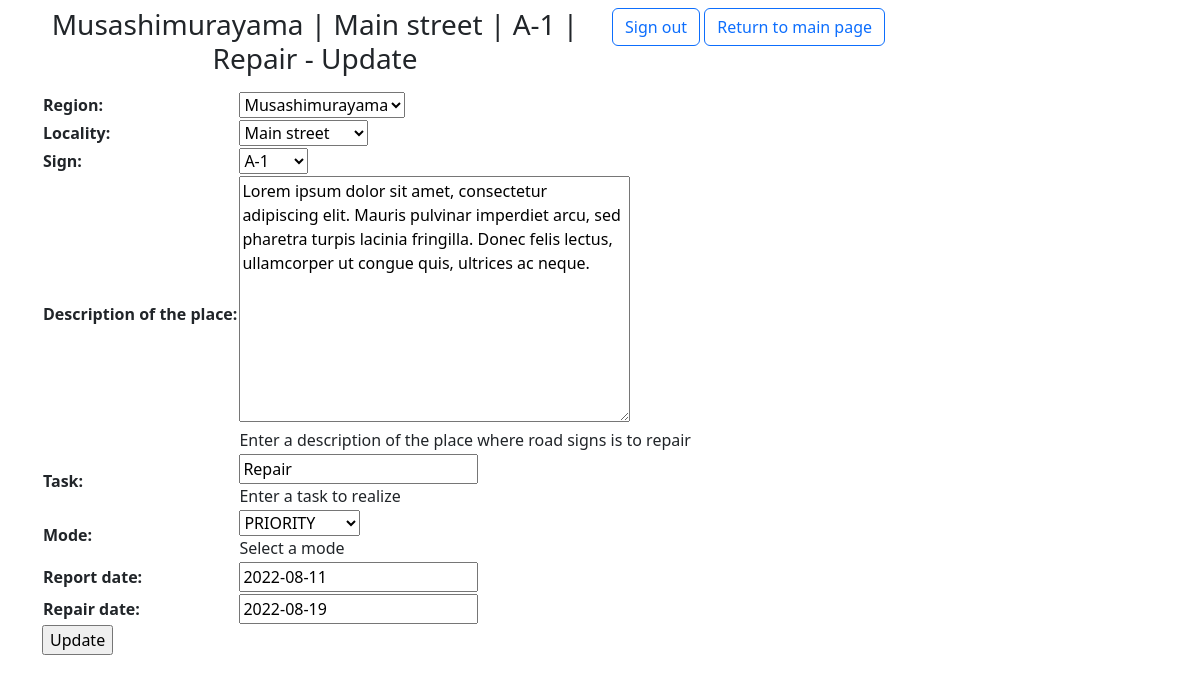
The app's page /road-signs-repair/task/1/update (signed in) with its own data.
### road_signs_repair/models.py (models this page shows, shortened)
class RoadSignsForRepair(models.Model):
    region = models.ForeignKey(to=Region,
                               on_delete=models.SET_NULL,
                               null=True)
    locality = models.ForeignKey(to=Locality,
                                 on_delete=models.SET_NULL,
                                 null=True)
    sign = models.ForeignKey(to=RoadSign,
                             on_delete=models.SET_NULL,
                             null=True)
    description_of_the_place = models.TextField(max_length=500,
                                                help_text="Enter a description of the place where road signs is to repair")
    task = models.CharField(max_length=255,
                            help_text="Enter a task to realize")
    report_date = models.DateField()
    repair_date = models.DateField()
    MODE_CATEGORIES = [
        (
            'standard', (
                ('S', 'STANDARD'),
            )
        ),
        (
            'priority', (
                ('P', 'PRIORITY'),
            )
        )
    ]
    mode = models.CharField(max_length=8,
                            null=True,
                            choices=MODE_CATEGORIES,
                            default='standard',
                            help_text='Select a mode')
    def __str__(self):
        return f"{self.region} | {self.locality} | {self.sign} | {self.task}"
    def print_title(self):
        return self.__str__()
    class Meta:
        permissions = (
            ('can_update_task', 'Update task'),
            ('can_mark_done_task', 'Set the task as completed'),
        )
        ordering = ['mode', 'report_date', 'repair_date']
        verbose_name_plural = 'road signs for repair'
        db_table = 'road_signs_for_repair'

class Region(models.Model):
    name = models.CharField(max_length=100,
                            help_text="Enter the name of the region where there may be road signs",
                            verbose_name='Region name')
    slug = models.SlugField(null=True,
                            unique=True)
    def __str__(self):
        return self.name
    class Meta:
        permissions = ()
        ordering = ['name']
        verbose_name_plural = 'Regions'
        db_table = 'region'

class Locality(models.Model):
    name = models.CharField(max_length=100,
                            help_text="Enter the name of locality where there may be road sign",
                            verbose_name='Locality name')
    region = models.ForeignKey(to=Region,
                               on_delete=models.SET_NULL,
                               null=True)
    slug = models.SlugField(null=True,
                            unique=True)
    def __str__(self):
        return self.name
    class Meta:
        permissions = ()
        ordering = ['name']
        verbose_name_plural = 'localities'
        db_table = 'locality'

class RoadSign(models.Model):
    series = models.CharField(max_length=30,
                              help_text="Enter a series of the road sign")
    name = models.CharField(max_length=50,
                            help_text="Enter a name of road sign")
    description = models.TextField(max_length=500,
                                   help_text="Enter a description of the road signs")
    slug = models.SlugField(null=True,
                            unique=True)
    def __str__(self):
        return f"{self.series}"
    class Meta:
        permissions = ()
        ordering = ['series']
        verbose_name_plural = 'Road signs'
        db_table = 'road_sign'

### road_signs_repair/views.py (the view)
# urls.py: path('<int:pk>/update', views.RoadSignsForRepairUpdate.as_view(), name='road_signs_for_repair_update'),
class RoadSignsForRepairUpdate(LoginRequiredMixin, PermissionRequiredMixin, UpdateView):
    model = RoadSignsForRepair
    fields = [
        'region',
        'locality',
        'sign',
        'description_of_the_place',
        'task',
        'mode',
        'report_date',
        'repair_date',
    ]
    template_name = 'road_signs_repair/road_signs_for_repair_form.html'
    permission_required = ('road_signs_repair.can_update_task', )
    context_object_name = 'road_signs_for_repair_update'

### road_signs_repair/templates/road_signs_repair/road_signs_for_repair_form.html (shortened to what this page needs)
{% extends 'road_signs_repair/base.html' %}
{% block header %}
  {{ road_signs_for_repair_update.print_title }} - Update
{% endblock %}
{% block content %}
  <form action="" method="post">
    <table>
      {{ form.as_table }}
    </table>
  <input type="submit" value="Update">
  </form>
{% endblock %}

### records on screen
RoadSignsForRepair: print_title "Musashimurayama | Main street | A-1 | Repair", region "Musashimurayama", locality "Main street", sign "A-1", description_of_the_place "Lorem ipsum dolor sit amet, consectetur adipiscing elit. Mauris pulvinar imperdiet arcu, sed pharetra turpis lacinia fringilla. Donec felis lectus, ullamcorper ut congue quis, ultrices ac neque.", task "Repair", mode "PRIORITY", report_date "2022-08-11", repair_date "2022-08-19"
